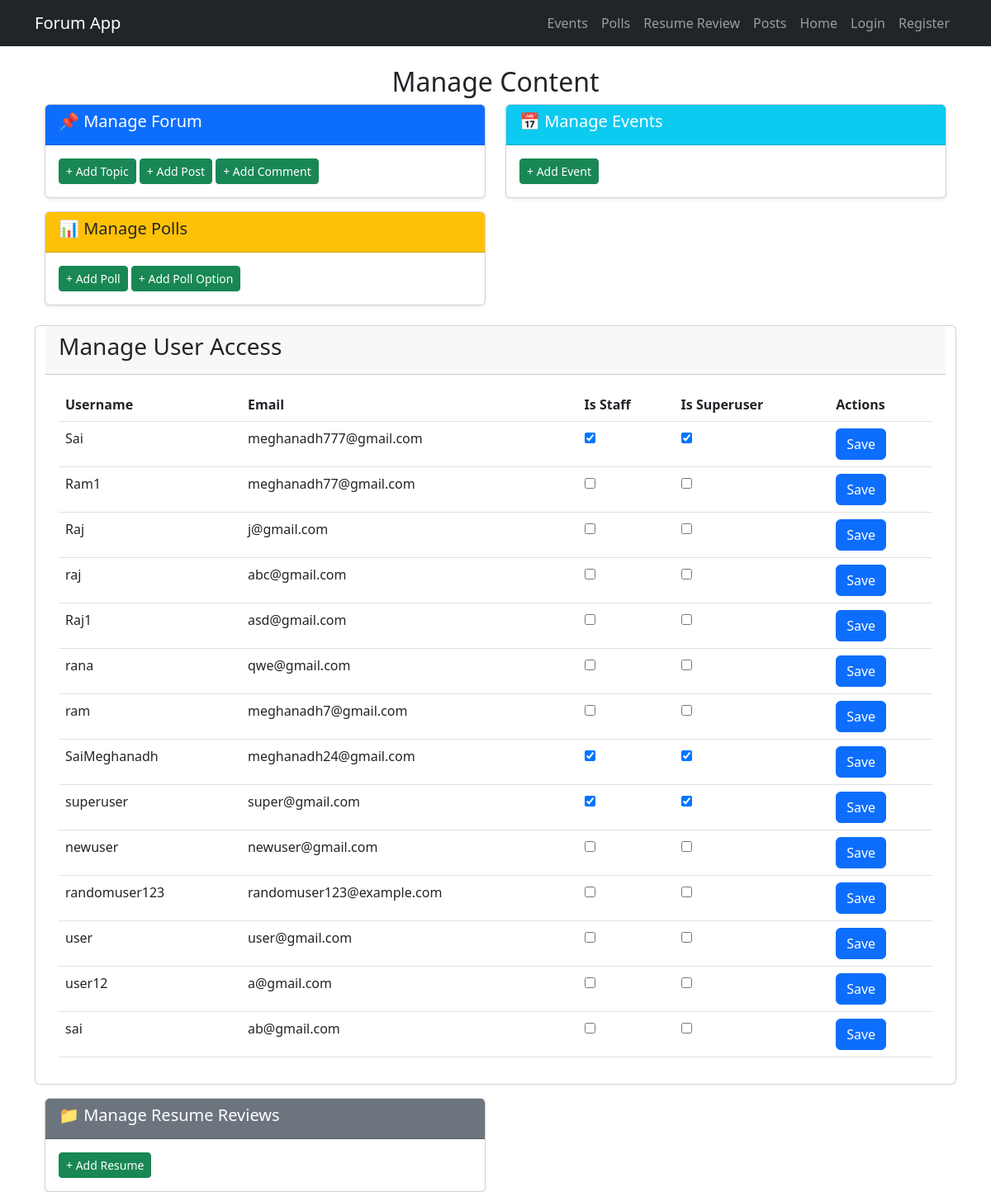
Before: /manage/ with the older database file.
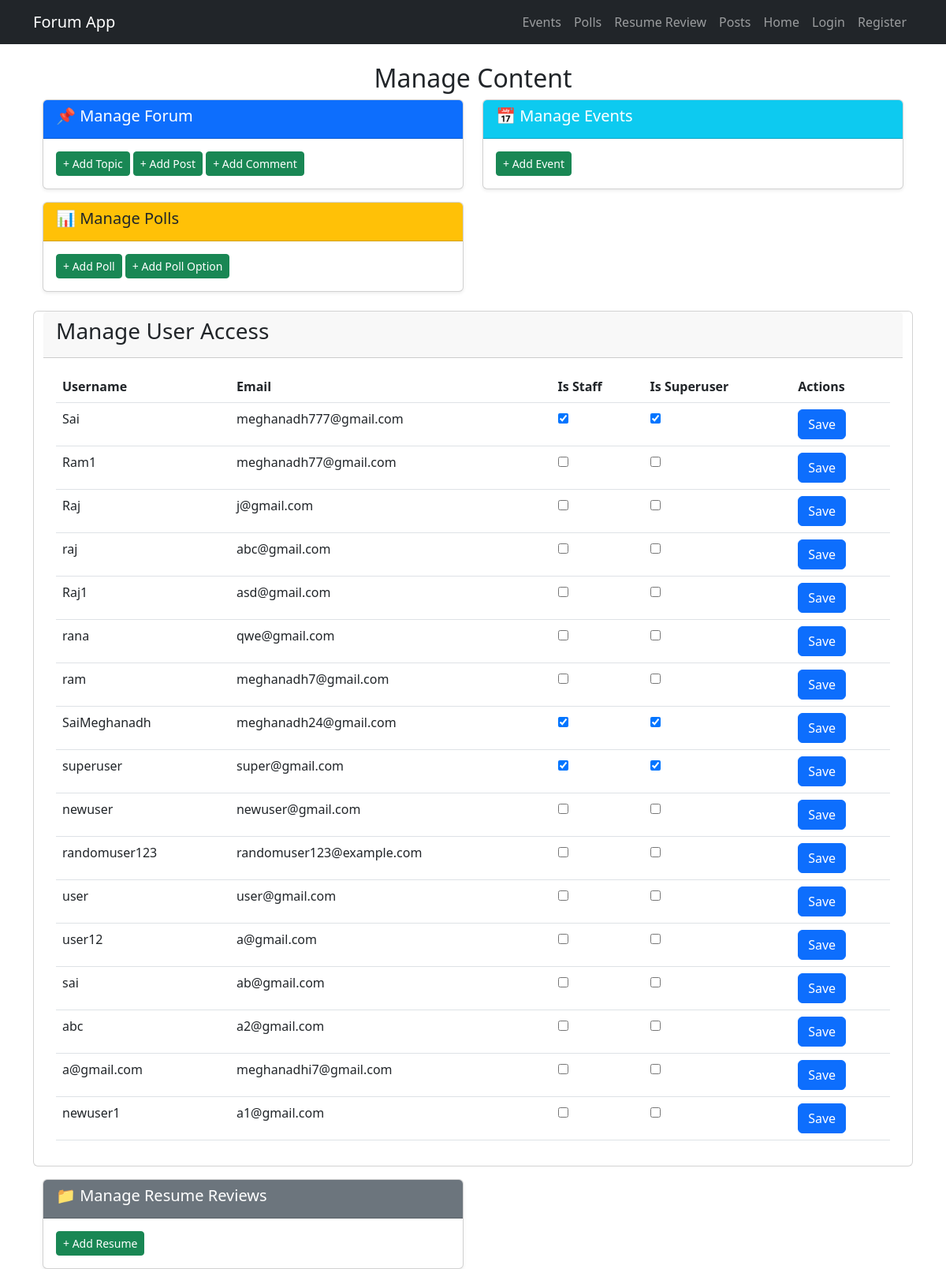
After: the same page with the newer database file.
### forum/models.py (models this page shows, shortened)
class User(AbstractUser):  # Extends Django's built-in User model
    name = models.CharField(max_length=255)
    email = models.EmailField(unique=True)
    USERNAME_FIELD = "email"  # This tells Django to use email instead of username
    REQUIRED_FIELDS = ["username"]  # Username is still required

### forum/views.py (the view)
# urls.py: path("manage/", manage_content, name="manage_content"),
def manage_content(request):
    User = get_user_model()
    users = User.objects.all()
    return render(request, "manage_content.html", {"users": users})

### forum/templates/manage_content.html (shortened to what this page needs)
{% extends "base.html" %}
{% block content %}
<div class="container mt-4">
    <h2 class="text-center">Manage Content</h2>
    <div class="row">
        <div class="col-md-6">
            <div class="card shadow-sm">
                <div class="card-header bg-primary text-white">
                    <h5>📌 Manage Forum</h5>
                </div>
                <div class="card-body">
                    <a href="{% url 'add_object' 'topic' %}" class="btn btn-success btn-sm">+ Add Topic</a>
                    <a href="{% url 'add_object' 'post' %}" class="btn btn-success btn-sm">+ Add Post</a>
                    <a href="{% url 'add_object' 'comment' %}" class="btn btn-success btn-sm">+ Add Comment</a>
                </div>
            </div>
        </div>
        <div class="col-md-6">
            <div class="card shadow-sm">
                <div class="card-header bg-info text-white">
                    <h5>📅 Manage Events</h5>
                </div>
                <div class="card-body">
                    <a href="{% url 'add_object' 'event' %}" class="btn btn-success btn-sm">+ Add Event</a>
                </div>
            </div>
        </div>
        <div class="col-md-6 mt-3">
            <div class="card shadow-sm">
                <div class="card-header bg-warning text-dark">
                    <h5>📊 Manage Polls</h5>
                </div>
                <div class="card-body">
                    <a href="{% url 'add_object' 'poll' %}" class="btn btn-success btn-sm">+ Add Poll</a>
                    <a href="{% url 'add_object' 'polloption' %}" class="btn btn-success btn-sm">+ Add Poll Option</a>
                </div>
            </div>
        </div>
<div class="card mt-4">
    <div class="card-header">
        <h3>Manage User Access</h3>
    </div>
    <div class="card-body">
        <table class="table">
            <thead>
                <tr>
                    <th>Username</th>
                    <th>Email</th>
                    <th>Is Staff</th>
                    <th>Is Superuser</th>
                    <th>Actions</th>
                </tr>
            </thead>
            <tbody>
                {% for user in users %}
                <tr>
                    <td>{{ user.username }}</td>
                    <td>{{ user.email }}</td>
                    <td>
                        <input type="checkbox" class="permission-toggle" data-user-id="{{ user.id }}" data-perm="is_staff" {% if user.is_staff %}checked{% endif %}>
                    </td>
                    <td>
                        <input type="checkbox" class="permission-toggle" data-user-id="{{ user.id }}" data-perm="is_superuser" {% if user.is_superuser %}checked{% endif %}>
                    </td>
                    <td>
                        <button class="btn btn-primary save-permissions" data-user-id="{{ user.id }}">Save</button>
                    </td>
                </tr>
                {% endfor %}
            </tbody>
        </table>
    </div>
</div>
        <div class="col-md-6 mt-3">
            <div class="card shadow-sm">
                <div class="card-header bg-secondary text-white">
                    <h5>📁 Manage Resume Reviews</h5>
                </div>
                <div class="card-body">
                    <a href="{% url 'add_object' 'resume' %}" class="btn btn-success btn-sm">+ Add Resume</a>
                </div>
            </div>
        </div>
    </div>
</div>
{% endblock %}

Changed rows visible on the page:
added User: username "abc", email "a2@gmail.com"
added User: username "a@gmail.com", email "meghanadhi7@gmail.com"
added User: username "newuser1", email "a1@gmail.com"
